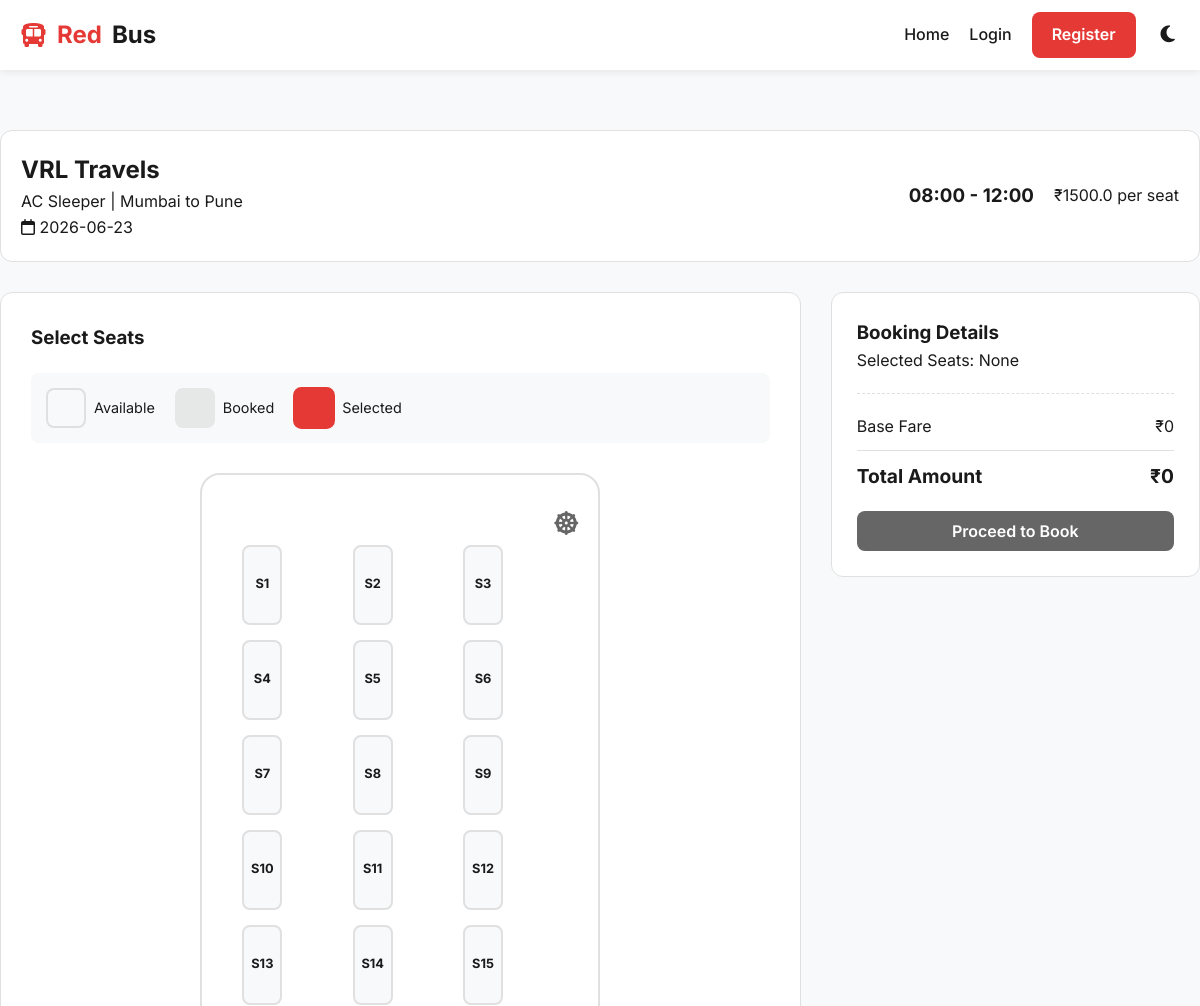
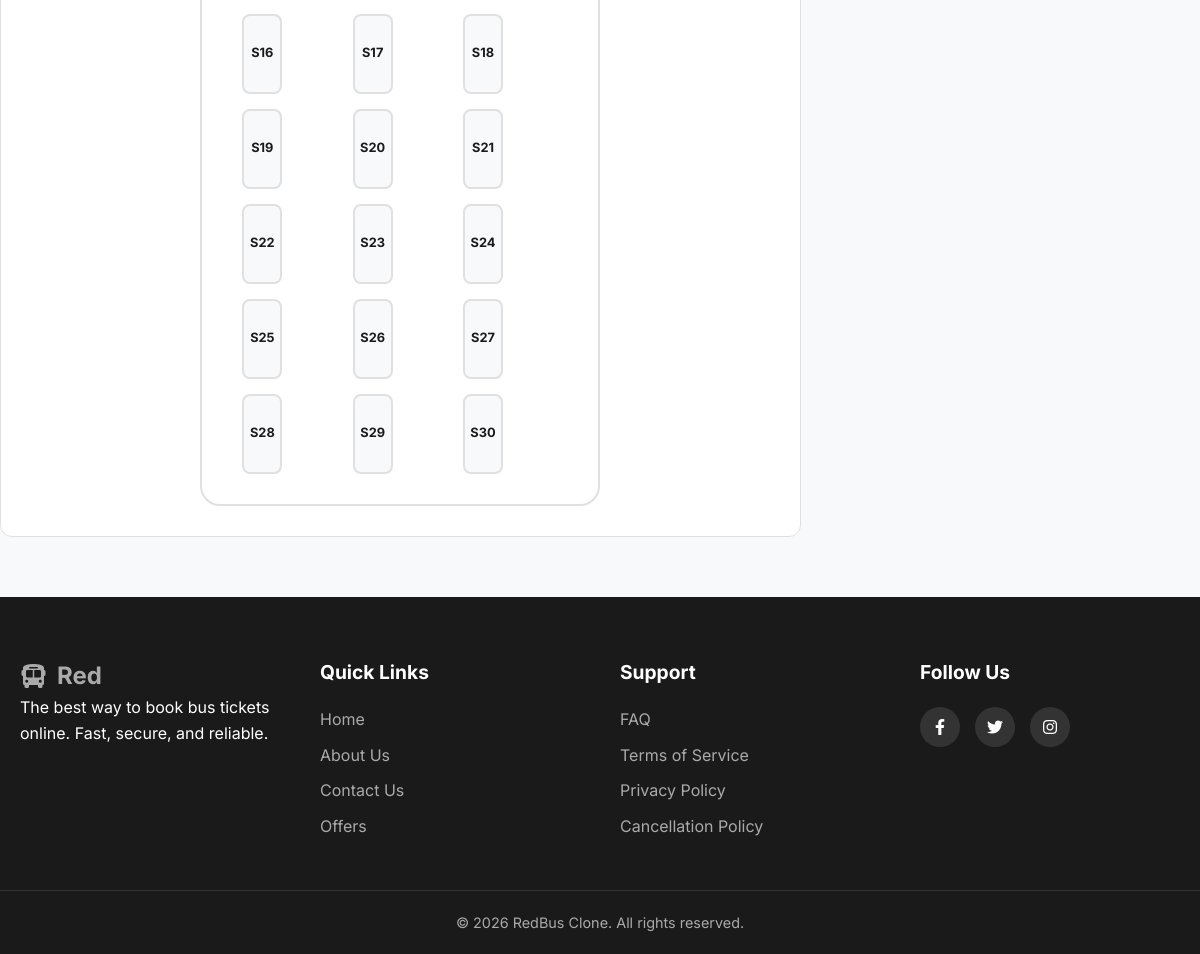
The page /bus/1 on the database its author committed (2 pictures, top to bottom).
### tables this page shows
CREATE TABLE buses (
                id INTEGER PRIMARY KEY AUTOINCREMENT,
                name TEXT NOT NULL,
                number TEXT NOT NULL,
                operator TEXT NOT NULL,
                type TEXT NOT NULL, -- AC / Non-AC
                layout TEXT NOT NULL, -- Sleeper / Seater
                total_seats INTEGER NOT NULL,
                price_per_seat REAL NOT NULL,
                ratings REAL DEFAULT 0.0
            );

CREATE TABLE routes (
                id INTEGER PRIMARY KEY AUTOINCREMENT,
                bus_id INTEGER,
                source TEXT NOT NULL,
                destination TEXT NOT NULL,
                departure_time TEXT NOT NULL,
                arrival_time TEXT NOT NULL,
                date TEXT NOT NULL,
                FOREIGN KEY (bus_id) REFERENCES buses (id)
            );

### app.py (the view)
@app.route('/bus/<int:route_id>')
def bus_details(route_id):
    db = get_db()
    route_info = db.execute("""
        SELECT r.id as route_id, r.source, r.destination, r.departure_time, r.arrival_time, r.date,
               b.id as bus_id, b.name as bus_name, b.number, b.operator, b.type, b.layout,
               b.total_seats, b.price_per_seat, b.ratings
        FROM routes r
        JOIN buses b ON r.bus_id = b.id
        WHERE r.id = ?
    """, (route_id,)).fetchone()
    if not route_info:
        flash('Route not found.', 'danger')
        return redirect(url_for('index'))
    booked_seats_query = db.execute("""
        SELECT p.seat_number
        FROM passengers p
        JOIN bookings b ON p.booking_id = b.id
        WHERE b.route_id = ? AND b.status IN ('confirmed', 'pending')
    """, (route_id,)).fetchall()
    booked_seats = [row['seat_number'] for row in booked_seats_query]
    return render_template('bus_details.html', route=route_info, booked_seats=booked_seats)

### app.py (called while the page is built)
def get_db():
    db = getattr(g, '_database', None)
    if db is None:
        db = g._database = sqlite3.connect(DATABASE)
        db.row_factory = sqlite3.Row
    return db

@app.teardown_appcontext
def close_connection(exception):
    db = getattr(g, '_database', None)
    if db is not None:
        db.close()

@app.before_request
def initialize_database():
    if not os.path.exists(DATABASE):
        init_db()
        print("Initialized database with seed data.")

@app.context_processor
def inject_user():
    user = None
    if 'user_id' in session:
        db = get_db()
        user = db.execute("SELECT * FROM users WHERE id = ?", (session['user_id'],)).fetchone()
    return dict(current_user=user)

### templates/bus_details.html (shortened to what this page needs)
{% extends 'base.html' %}
{% block content %}
<div class="container section-padding">
    <div class="bus-header-card">
        <div class="operator-info">
            <h2>{{ route['operator'] }}</h2>
            <p>{{ route['type'] }} {{ route['layout'] }} | {{ route['source'] }} to {{ route['destination'] }}</p>
            <p><i class="fa-regular fa-calendar"></i> {{ route['date'] }}</p>
        </div>
        <div class="time-info text-right">
            <h3>{{ route['departure_time'] }} - {{ route['arrival_time'] }}</h3>
            <p>₹{{ route['price_per_seat'] }} per seat</p>
        </div>
    </div>
    <div class="seat-selection-container">
        <div class="seat-layout-area">
            <h3>Select Seats</h3>
            <div class="seat-legend">
                <span class="legend-item"><div class="seat available"></div> Available</span>
                <span class="legend-item"><div class="seat booked"></div> Booked</span>
                <span class="legend-item"><div class="seat selected"></div> Selected</span>
            </div>
            <div class="bus-layout">
                <div class="steering-wheel"><i class="fa-solid fa-dharmachakra"></i></div>
                <div class="seats-grid {{ 'layout-sleeper' if route['layout'] == 'Sleeper' else 'layout-seater' }}">
                    {% for i in range(1, route['total_seats'] + 1) %}
                        {% set seat_id = 'S' ~ i %}
                        <div class="seat {{ 'booked' if seat_id in booked_seats else 'available' }}"
                             data-seat="{{ seat_id }}"
                             {% if seat_id in booked_seats %} title="Booked" {% endif %}>
                             {{ seat_id }}
                        </div>
                    {% endfor %}
                </div>
            </div>
        </div>
        <div class="booking-summary-area">
            <div class="summary-card">
                <h3>Booking Details</h3>
                <form action="{{ url_for('book', route_id=route['route_id']) }}" method="POST" id="bookingForm">
                    <div class="selected-seats-info">
                        <p>Selected Seats: <span id="selectedSeatsDisplay">None</span></p>
                    </div>
                    <div class="price-calc">
                        <div class="calc-row">
                            <span>Base Fare</span>
                            <span id="baseFareDisplay">₹0</span>
                        </div>
                        <div class="calc-row total">
                            <span>Total Amount</span>
                            <span id="totalFareDisplay">₹0</span>
                        </div>
                    </div>
                    <button type="submit" class="btn btn-primary btn-block" id="proceedBtn" disabled>
                        Proceed to Book
                    </button>
                </form>
            </div>
        </div>
    </div>
</div>
{% endblock %}

### static/css/style.css (style rules this page uses)
:root { --primary-color: #e53935; --primary-hover: #c62828; --secondary-color: #2b32b2; --bg-color: #f7f9fa; --card-bg: #ffffff; --text-main: #1a1a1a; --text-muted: #666666; --border-color: #e0e0e0; --success-color: #4caf50; --danger-color: #f44336; --warning-color: #ff9800; --shadow-sm: 0 2px 8px rgba(0,0,0,0.08); --shadow-md: 0 4px 12px rgba(0,0,0,0.12); --shadow-lg: 0 10px 25px rgba(0,0,0,0.15); --border-radius: 12px; --font-family: 'Inter', sans-serif; --transition: all 0.3s ease; }
* { margin: 0; padding: 0; box-sizing: border-box; }
body { font-family: var(--font-family); background-color: var(--bg-color); color: var(--text-main); line-height: 1.6; transition: background-color 0.3s, color 0.3s; min-height: 100vh; display: flex; flex-direction: column; }
.container { width: 100%; max-width: 1200px; margin: 0 auto; padding: 0 20px; }
.section-padding { padding: 60px 0; }
.text-right { text-align: right; }
.btn { display: inline-block; padding: 10px 20px; border-radius: 8px; font-weight: 600; cursor: pointer; border: none; outline: none; transition: var(--transition); font-family: inherit; font-size: 1rem; text-align: center; }
.btn-primary { background-color: var(--primary-color); color: white; }
.btn-block { display: block; width: 100%; }
.btn:disabled { background-color: var(--text-muted); cursor: not-allowed; transform: none; box-shadow: none; }
.time-info { display: flex; align-items: center; gap: 20px; text-align: center; }
.bus-header-card { background-color: var(--card-bg); padding: 20px; border-radius: var(--border-radius); border: 1px solid var(--border-color); margin-bottom: 30px; display: flex; justify-content: space-between; align-items: center; }
.seat-selection-container { display: flex; gap: 30px; }
.seat-layout-area { flex: 2; background-color: var(--card-bg); padding: 30px; border-radius: var(--border-radius); border: 1px solid var(--border-color); }
.booking-summary-area { flex: 1; }
.summary-card { background-color: var(--card-bg); padding: 25px; border-radius: var(--border-radius); border: 1px solid var(--border-color); position: sticky; top: 90px; }
.seat-legend { display: flex; gap: 20px; margin: 20px 0; padding: 15px; background-color: var(--bg-color); border-radius: 8px; }
.legend-item { display: flex; align-items: center; gap: 8px; font-size: 0.9rem; }
.bus-layout { border: 2px solid var(--border-color); border-radius: 20px; padding: 30px 40px; margin-top: 30px; position: relative; max-width: 400px; margin-left: auto; margin-right: auto; }
.steering-wheel { position: absolute; top: 30px; right: 20px; font-size: 1.5rem; color: var(--text-muted); }
.seats-grid { display: grid; gap: 15px; margin-top: 40px; }
.layout-sleeper { grid-template-columns: repeat(3, 1fr); }
.layout-sleeper .seat:nth-child(3n-1) { margin-right: 40px; }
.seat { width: 40px; height: 40px; border: 2px solid; border-radius: 8px; display: flex; align-items: center; justify-content: center; font-size: 0.8rem; font-weight: bold; cursor: pointer; transition: all 0.2s; user-select: none; }
.layout-sleeper .seat { height: 80px; }
.seat.available { border-color: var(--border-color); background-color: var(--bg-color); color: var(--text-main); }
.seat.booked { border-color: var(--border-color); background-color: var(--border-color); color: var(--text-muted); cursor: not-allowed; opacity: 0.7; }
.seat.selected { border-color: var(--primary-color); background-color: var(--primary-color); color: white; transform: scale(1.05); }
.price-calc { margin: 20px 0; padding-top: 20px; border-top: 1px dashed var(--border-color); }
.calc-row { display: flex; justify-content: space-between; margin-bottom: 10px; }
.calc-row.total { font-size: 1.2rem; font-weight: bold; border-top: 1px solid var(--border-color); padding-top: 10px; margin-top: 10px; }

### rows shown on the page
buses: operator "VRL Travels", type "AC", layout "Sleeper", price_per_seat "1500.0"
routes: source "Mumbai", destination "Pune", date "2026-06-23", departure_time "08:00", arrival_time "12:00"

### other values the page prints
{{ seat_id }} "S1" "S2" "S3" "S4" "S5" "S6" "S7" "S8" "S9" "S10" "S11" "S12" "S13" "S14" "S15" "S16" "S17" "S18" "S19" "S20" "S21" "S22" "S23" "S24" "S25" "S26" "S27" "S28" "S29" "S30"
